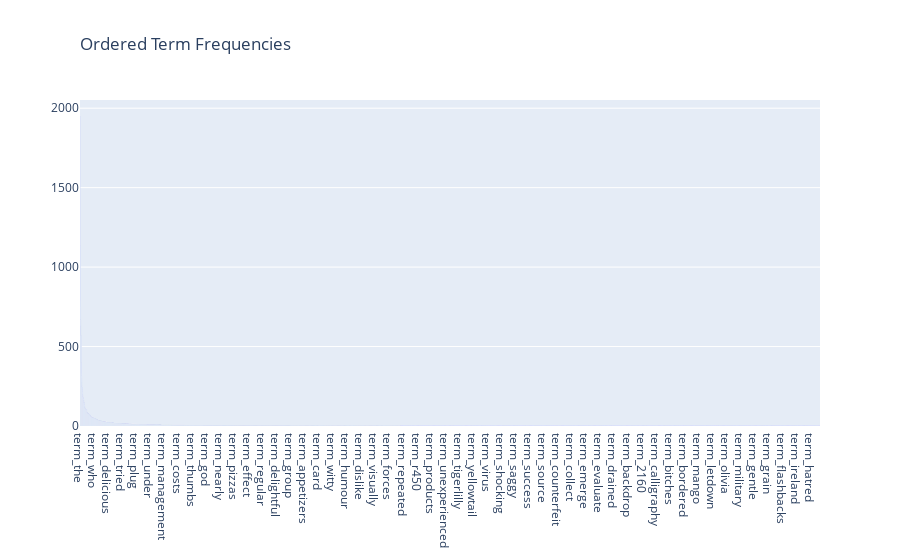

Source (notebook cell):
### Markdown cell above
Long-tailed distribution of term frequencies. Bar graph visualization, term frequencies in descending order (zoom for details).

### Code cell
#ordered term frequencies visualization
term_frequencies_df = pd.DataFrame({'terms': count_vect.get_feature_names(), 
                                            'counts': term_frequencies})
ordered_term_frequencies_df = term_frequencies_df.sort_values(by = 'counts', ascending = False)

ordered_data = go.Bar(x=["term_"+str(i) for i in ordered_term_frequencies_df['terms']],
            y=ordered_term_frequencies_df['counts'])

fig = go.Figure(ordered_data)

fig.update_layout(
    title=go.layout.Title(
        text="Ordered Term Frequencies",
        xref="paper",
        x=0
    )
)

fig.show()

### Figure 1 — Plotly figure (JSON) as saved in the notebook; plotly's stock layout.template omitted (floating-point values rounded to 4 significant figures; data arrays with more than 128 entries replaced by an {"elided": "..."} marker saying what was removed)
{"data": [{"type": "bar", "x": {"elided": "5157 str values"}, "y": {"elided": "5157 int values"}}], "layout": {"title": {"text": "Ordered Term Frequencies", "x": 0, "xref": "paper"}}}
